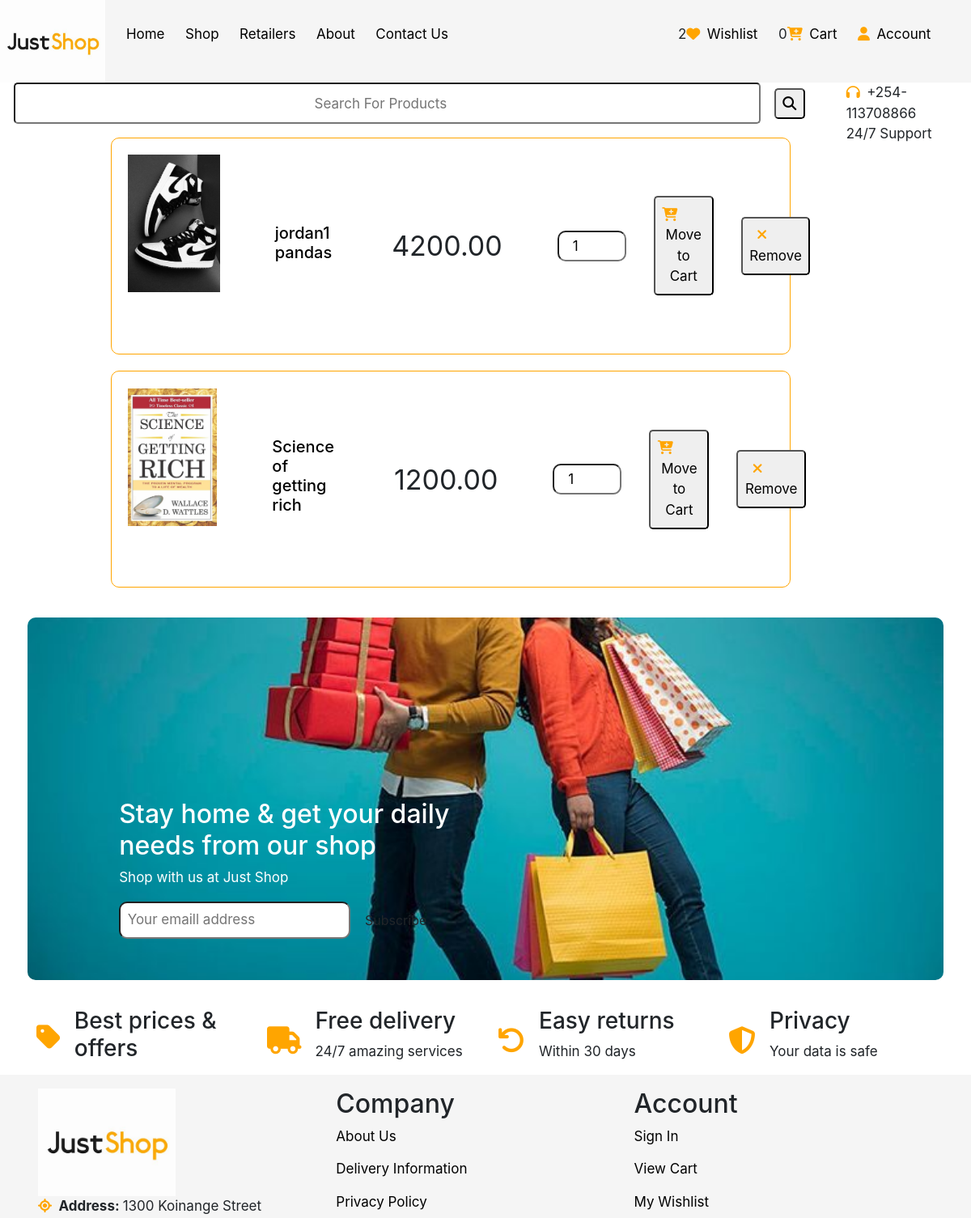
/wishlist (signed in, upper part), run on an earlier commit of the app's database.
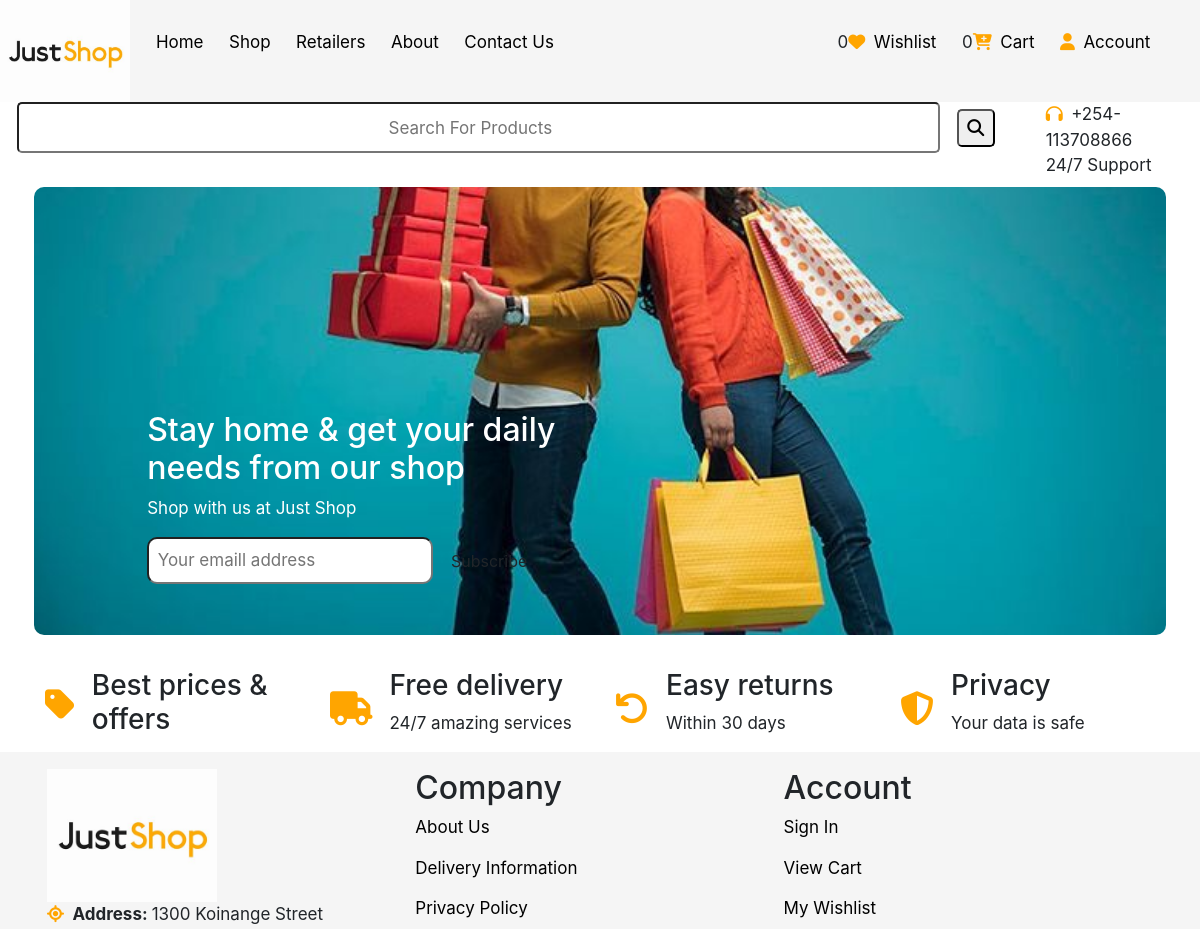
And on a later commit of the database.
### main/models.py (models this page shows, shortened)
class Wishlist(models.Model):
    product=models.ForeignKey(Product,on_delete=models.SET_NULL,null=True)
    user=models.ForeignKey(User,on_delete=models.SET_NULL,null=True)
    date_added=models.DateTimeField(auto_now_add=True)

class Product(models.Model):
    product_id=models.UUIDField(unique=True, default=uuid.uuid4)
    title=models.CharField(max_length=100)
    image=models.ImageField(upload_to=user_dir_path)
    retailer=models.ForeignKey(Retailer,on_delete=models.SET_NULL,null=True,related_name="products")
    description=CKEditor5Field('Text',config_name='default',null="true",blank="True")
    category=models.ForeignKey(Category,on_delete=models.SET_NULL,null=True,related_name="category_products")
    base_price=models.DecimalField(max_digits=999999999,decimal_places=2)
    sale_price=models.DecimalField(max_digits=999999999,decimal_places=2)
    stock_status=models.CharField(choices=STOCK_STATUS,max_length=10,default="instock")
    product_status=models.CharField(choices=STATUS,max_length=100,default="inreview")
    warranty_period=models.CharField(max_length=100,default="100")
    featured=models.BooleanField(default=False)
    specifications=models.TextField(max_length=100,null=True,blank=True)
    digital=models.BooleanField(default=False)
    user=models.ForeignKey(User,on_delete=models.SET_NULL,null=True)
    class Meta:
        verbose_name_plural="Products"

### main/views.py (the view)
# urls.py: path('wishlist',wishlist_view,name="wishlist"),
def wishlist_view(request):
   wishlist_items=Wishlist.objects.filter(user=request.user)
   context={
      "wishlist_items":wishlist_items
   }
   return render(request,'main/wishlist.html',context)

### main/context_processor.py (called while the page is built)
def default(request):
    products=Product.objects.all()
    categories=Category.objects.all()
    wishlist=Wishlist.objects.filter(user=request.user).count()
    return{
        'products':products,
        'categories':categories,
        'wishlist':wishlist,
    }

### templates/main/wishlist.html (shortened to what this page needs)
{% extends "base/base.html" %}
{% load static %}
{% block content %}
<div class="products-container wishlist">
    {% for item in wishlist_items %}
        <div class="product-card wishlist">
            <div class="product-img">
                <img class="product-image" src="{{ item.product.image.url }}" alt="">
            </div>
            <div class="product-info wishlist">
                <a href=""><h5>{{ item.product.title }}</h5></a>
                <span class="price current-price">{{item.product.sale_price }}</span>
                <input type="number" value="1" class="product-quantity">
                <button type="submit" class="add-to-cart-btn"><i class="fas fa-cart-plus"></i>Move to Cart</button>
                <button type="submit" class=""><i class="fas fa-remove"></i>Remove</button>
            </div>
        </div>
    {% endfor %}
</div>
{% endblock %}

What changed in the data, as far as the page shows it:
removed Wishlist: product.image (picture), product "jordan1 pandas", product.sale_price "4200.00"
removed Wishlist: product.image (picture), product "Science of getting rich", product.sale_price "1200.00"
Also different on the page:
{{ wishlist }}: "2" → "0"
